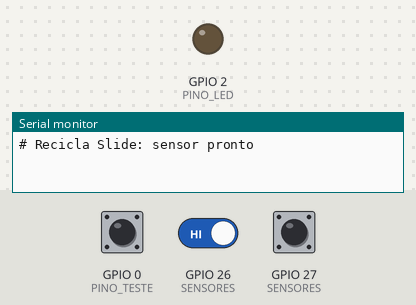
A sketch run on a simulated ESP32. On the bench: output pins drawn as LEDs (lit = HIGH), the last lines printed to the serial monitor. Inputs (shaded band) come from the test bench; at power-on: GPIO 0 (PINO_TESTE) HIGH, GPIO 26 (SENSORES) HIGH, GPIO 27 (SENSORES) HIGH.

Above: at 1.5 s.
1.6 s: GPIO 0 (PINO_TESTE) pulled LOW for 0.15 s
At 1.81 s:
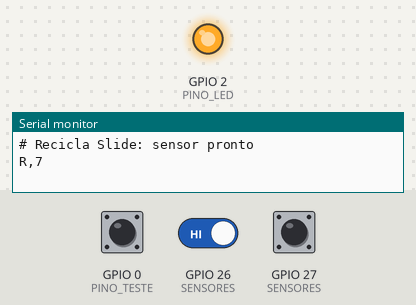
3.3 s: GPIO 26 (SENSORES) driven LOW
At 4.2 s:
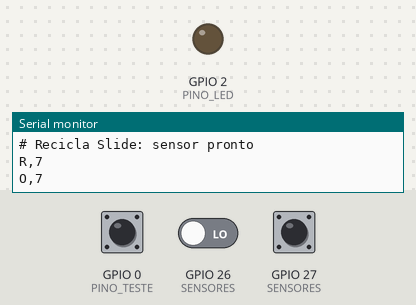
4.8 s: GPIO 0 (PINO_TESTE) pulled LOW for 3.2 s
At 9.2 s:
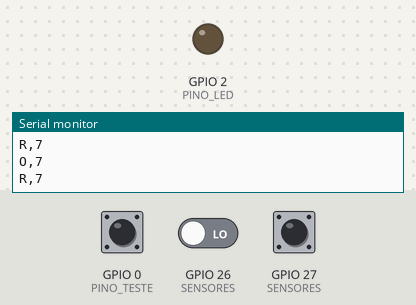
Timing chart, 0 to 10.7 s (numbered marks = the images above; inputs shaded):
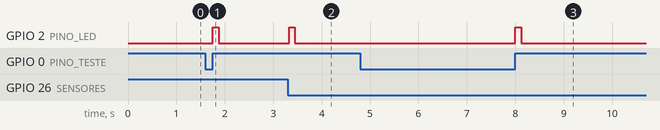

The sketch:

recicla_sensor.ino
```cpp
/*
  Recicla Slide: exemplo de sensor de descarte para ESP32
  ======================================================

  O que faz
    Neste exemplo, cada andar tem duas lixeiras (a verde, de recicláveis, e a marrom,
    de orgânicos), cada uma com um sensor simples. Como cada lixeira é de um tipo, o
    sensor já sabe o tipo do descarte. Quando algo passa pela abertura, o ESP32
    manda uma linha pela USB (porta serial) para o telão:
      R,7   descarte reciclável no 7º andar
      O,7   descarte orgânico no 7º andar
    O telão (/telao/?sensor=1, no Chrome ou Edge do computador) lê essas linhas
    e soma 10 pontos para o andar. Veja docs/sensor-serial.md.

  Material (exemplo)
    - 1 placa ESP32 com USB (qualquer DevKit)
    - 2 sensores infravermelhos de obstáculo com saída digital (um por lixeira),
      por exemplo módulos do tipo FC-51 ou TCRT5000. Barreira infravermelha
      (emissor de um lado, receptor do outro) também funciona e erra menos.
    - Fios e um cabo USB de dados (não só de carga)

  Ligação
    Sensor da lixeira RECICLÁVEL: VCC -> 3V3   GND -> GND   OUT -> GPIO 27
    Sensor da lixeira ORGÂNICO:   VCC -> 3V3   GND -> GND   OUT -> GPIO 26
    LED da placa (GPIO 2) pisca a cada descarte.
    Botão BOOT (GPIO 0): segure e solte para mandar um descarte de teste.

  Como gravar
    1. Arduino IDE > Placas: instale "esp32" (Espressif) e escolha "ESP32 Dev Module".
    2. Ajuste ANDAR e os pinos abaixo, se precisar.
    3. Grave. Abra o Monitor Serial em 115200 para ver as linhas.
    4. FECHE o Monitor Serial antes de conectar no telão: a porta só pode ter
       um programa aberto por vez.

  Ajustes finos
    - Se o módulo mandar LOW quando detecta (o mais comum nos FC-51), deixe
      ATIVO_EM_BAIXO = true. Se for o contrário, troque para false.
    - BLOQUEIO_MS evita contar o mesmo descarte duas vezes (saco que balança).
    - Para um prédio inteiro, acrescente mais linhas em SENSORES, uma por lixeira,
      cada uma com o seu andar.
*/

const unsigned long VELOCIDADE = 115200;  // o telão usa 115200 por padrão (?baud=... muda)
const uint8_t ANDAR = 7;                   // andar destas lixeiras
const bool ATIVO_EM_BAIXO = true;          // saída do módulo em LOW quando detecta
const unsigned long ESTAVEL_MS = 25;       // a leitura precisa ficar firme por este tempo (filtro de ruído)
const unsigned long BLOQUEIO_MS = 900;     // tempo mínimo entre dois descartes na mesma lixeira
const uint8_t PINO_LED = 2;
const uint8_t PINO_TESTE = 0;              // botão BOOT da placa

struct Sensor {
  uint8_t pino;
  char tipo;  // 'R' reciclável, 'O' orgânico
  uint8_t andar;
  bool leitura;              // última leitura bruta
  unsigned long mudouEm;     // quando a leitura bruta mudou
  bool ocupado;              // algo está passando agora
  unsigned long ultimoEnvio; // último descarte enviado
};

Sensor SENSORES[] = {
  {27, 'R', ANDAR, false, 0, false, 0},
  {26, 'O', ANDAR, false, 0, false, 0},
};
const size_t TOTAL_SENSORES = sizeof(SENSORES) / sizeof(SENSORES[0]);

unsigned long ledAteMs = 0;
bool testeAnterior = false;
unsigned long testeMudouEm = 0;

void enviar(char tipo, uint8_t andar) {
  Serial.print(tipo);
  Serial.print(',');
  Serial.println(andar);
  digitalWrite(PINO_LED, HIGH);
  ledAteMs = millis() + 120;
}

void setup() {
  Serial.begin(VELOCIDADE);
  pinMode(PINO_LED, OUTPUT);
  pinMode(PINO_TESTE, INPUT_PULLUP);
  for (size_t i = 0; i < TOTAL_SENSORES; i++) {
    pinMode(SENSORES[i].pino, INPUT_PULLUP);
  }
  delay(300);
  // Linhas que começam com # são ignoradas pelo telão: servem só para conferência.
  Serial.println("# Recicla Slide: sensor pronto");
}

void loop() {
  const unsigned long agora = millis();

  for (size_t i = 0; i < TOTAL_SENSORES; i++) {
    Sensor &s = SENSORES[i];
    const bool detectando = (digitalRead(s.pino) == (ATIVO_EM_BAIXO ? LOW : HIGH));

    if (detectando != s.leitura) {
      s.leitura = detectando;
      s.mudouEm = agora;
    }
    if (agora - s.mudouEm < ESTAVEL_MS) continue;  // ainda oscilando

    if (detectando && !s.ocupado) {
      s.ocupado = true;  // começou uma passagem: conta uma vez só
      if (agora - s.ultimoEnvio >= BLOQUEIO_MS) {
        s.ultimoEnvio = agora;
        enviar(s.tipo, s.andar);
      }
    } else if (!detectando && s.ocupado) {
      s.ocupado = false;  // a abertura ficou livre de novo
    }
  }

  // Botão BOOT: descarte de teste (reciclável) ao soltar o botão, com filtro de 50 ms.
  const bool testeApertado = digitalRead(PINO_TESTE) == LOW;
  if (testeApertado != testeAnterior && agora - testeMudouEm > 50) {
    testeMudouEm = agora;
    if (!testeApertado) enviar('R', ANDAR);
    testeAnterior = testeApertado;
  }

  if (ledAteMs && agora > ledAteMs) {
    digitalWrite(PINO_LED, LOW);
    ledAteMs = 0;
  }
}
```

Measured:
- after the input at 1.6 s, GPIO 2 (PINO_LED): LOW → HIGH after 0.15 s, → LOW 0.12 s later
- after the input at 3.3 s, GPIO 2 (PINO_LED): LOW → HIGH at once, → LOW 0.12 s later
- after the input at 4.8 s, GPIO 2 (PINO_LED): LOW → HIGH after 3.2 s, → LOW 0.12 s later
